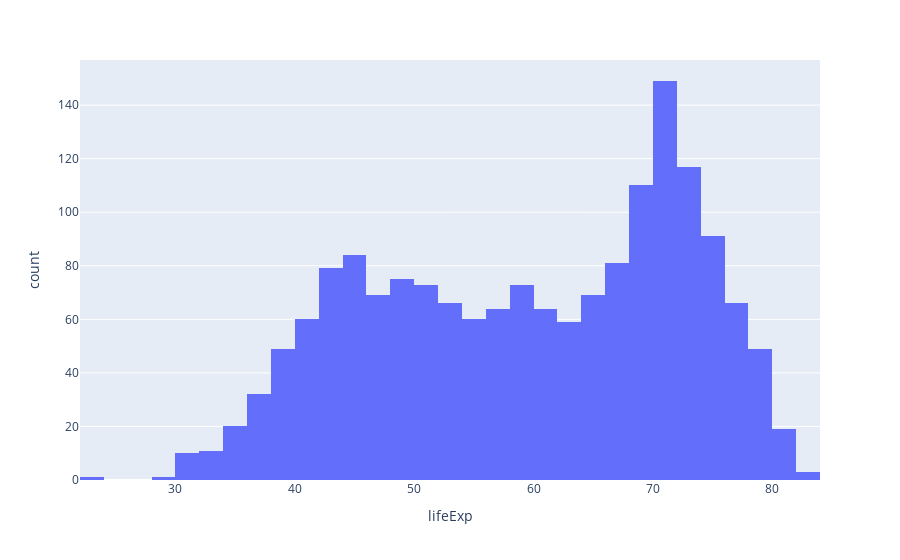

The notebook cell this image was saved under:
### Markdown cell above
### Problem 1

#### Histogram of Life Expectancy with `plotly`

Create a histogram of the Life Expectancy data using `plotly`.

Use the `plt.savefig()` method to save the image as `img1.png` in the `images` folder.

### Code cell
px.histogram(gapminder,x = 'lifeExp')

### Figure 1 — Plotly figure (JSON) as saved in the notebook; plotly's stock layout.template omitted (floating-point values rounded to 4 significant figures; data arrays with more than 128 entries replaced by an {"elided": "..."} marker saying what was removed)
{"data": [{"bingroup": "x", "hovertemplate": "lifeExp=%{x}<br>count=%{y}<extra></extra>", "legendgroup": "", "marker": {"color": "#636efa", "pattern": {"shape": ""}}, "name": "", "orientation": "v", "showlegend": false, "type": "histogram", "x": {"elided": "1704 float values"}, "xaxis": "x", "yaxis": "y"}], "layout": {"barmode": "relative", "legend": {"tracegroupgap": 0}, "margin": {"t": 60}, "xaxis": {"anchor": "y", "domain": [0, 1], "title": {"text": "lifeExp"}}, "yaxis": {"anchor": "x", "domain": [0, 1], "title": {"text": "count"}}}}
